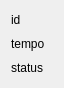
<?xml version="1.0" encoding="UTF-8"?>
<ui version="4.0">
 <class>WdgProcesso</class>
 <widget class="QWidget" name="WdgProcesso">
  <property name="geometry">
   <rect>
    <x>0</x>
    <y>0</y>
    <width>64</width>
    <height>88</height>
   </rect>
  </property>
  <property name="windowTitle">
   <string>Form</string>
  </property>
  <layout class="QVBoxLayout" name="verticalLayout">
   <item>
    <widget class="QLabel" name="lblId">
     <property name="text">
      <string>id</string>
     </property>
    </widget>
   </item>
   <item>
    <widget class="QLabel" name="lblTempo">
     <property name="text">
      <string>tempo</string>
     </property>
    </widget>
   </item>
   <item>
    <widget class="QLabel" name="lblStatus">
     <property name="text">
      <string>status</string>
     </property>
    </widget>
   </item>
  </layout>
 </widget>
 <resources/>
 <connections/>
</ui>
